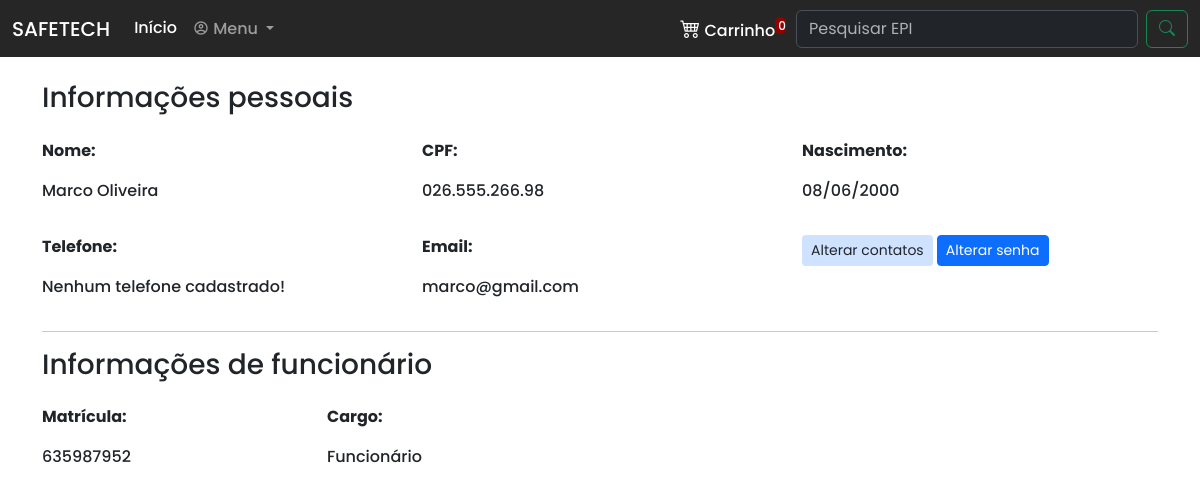
The app's page /perfil.php (signed in), older data.
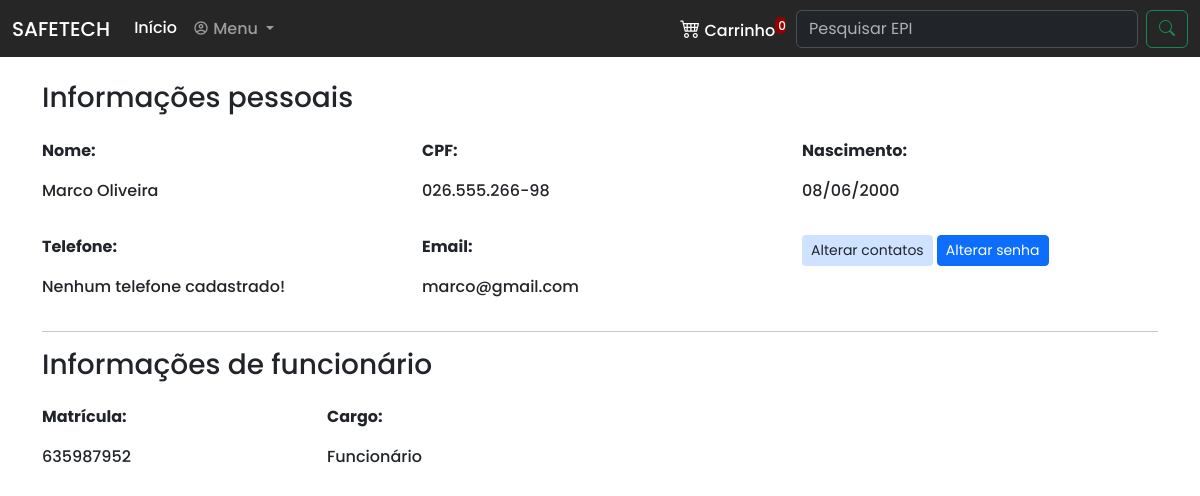
The same page, newer data.
### tables this page shows
CREATE TABLE `usuario` (
  `idusuario` int(10) unsigned NOT NULL AUTO_INCREMENT,
  `nomeUsuario` varchar(75) DEFAULT NULL,
  `sobrenome` varchar(120) DEFAULT NULL,
  `cpf` varchar(15) DEFAULT NULL,
  `nascimento` date DEFAULT NULL,
  `matricula` varchar(30) DEFAULT NULL,
  `cargo` varchar(50) DEFAULT NULL,
  `email` varchar(140) DEFAULT NULL,
  `senha` varchar(245) DEFAULT NULL,
  `cadastro` datetime DEFAULT NULL,
  `alteracao` timestamp NOT NULL DEFAULT current_timestamp() ON UPDATE current_timestamp(),
  `ativo` char(1) DEFAULT 'A',
  PRIMARY KEY (`idusuario`),
  UNIQUE KEY `idusuario` (`idusuario`)
);

### func/funcoes.php (called while the page is built, shortened)
<?php
function listarTabelaLeftJoinExpecifica($campos, $tabela1, $tabela2, $id1, $id2, $campoExpecifico, $valorCampo)
{
    $conn = conectar();
    try {
        $conn->beginTransaction();
        $sqlLista = $conn->prepare("SELECT $campos FROM $tabela1 a LEFT JOIN $tabela2 b ON a.$id1 = b.$id2 WHERE $campoExpecifico = ?");
        $sqlLista->bindValue(1, $valorCampo, PDO::PARAM_STR);
        $sqlLista->execute();
        $conn->commit();
        if ($sqlLista->rowCount() > 0) {
            return $sqlLista->fetchAll(PDO::FETCH_OBJ);
        }
        return $sqlLista;
    } catch (PDOException $e) {
        echo 'Exception -> ';
        return ($e->getMessage());
        $conn->rollback();
    }
}

### perfil.php (the view, shortened to what this page needs)
<?php
include_once('./func/funcoes.php');
?>
<!doctype html>
<html lang="pt-br">
<head>
    <link href="https://cdn.jsdelivr.net/npm/bootstrap@5.3.3/dist/css/bootstrap.min.css" rel="stylesheet"
>
    <link rel="stylesheet" type="text/css"
          href="https://cdnjs.cloudflare.com/ajax/libs/MaterialDesign-Webfont/7.0.96/css/materialdesignicons.min.css">
    <link rel="stylesheet" href="https://cdn.jsdelivr.net/npm/bootstrap-icons@1.11.3/font/bootstrap-icons.min.css">
    <link rel="stylesheet" type="text/css" href="https://cdn.jsdelivr.net/npm/toastify-js/src/toastify.min.css">
    <link rel="stylesheet" href="./css/style.css">
</head>
<body>
<?php include_once('navbar.php') ?>
<div class="container">
    <h3 class="mt-4">Informações pessoais</h3>
    <?php
    $tabelaFuncionario = listarTabelaLeftJoinExpecifica('*', 'usuario', 'telefone', 'idusuario', 'idusuario', 'a.idusuario', "$idFuncionario");
    if ($tabelaFuncionario !== 'Vazio') {
        foreach ($tabelaFuncionario as $item) {
            $nome = $item->nomeUsuario;
            $sobrenome = $item->sobrenome;
            $cpf = $item->cpf;
            $nascimento = $item->nascimento;
            $email = $item->email;
            $telefone = $item->numero;
            $matricula = $item->matricula;
            $cargo = $item->cargo;
            if ($telefone == '') {
                $telefone = 'Nenhum telefone cadastrado!';
            }
            if ($cargo == 'funcionario') {
                $cargo = 'Funcionário';
            } else if ($cargo == 'adm') {
                $cargo = 'Administrador';
            } else if ($cargo == 'rh') {
                $cargo = 'Recursos Humanos';
            }
            $dataNascimento = implode("/", array_reverse(explode("-", $nascimento)));
            ?>
            <div class="row">
                <div class="col-lg-4 col-md-4 col-6 mt-3">
                    <p><b>Nome:</b></p>
                    <p><?php echo $nome . ' ' . $sobrenome ?></p>
                </div>
                <div class="col-lg-4 col-md-4 col-6 mt-3">
                    <p><b>CPF:</b></p>
                    <p><?php echo $cpf ?></p>
                </div>
                <div class="col-lg-4 col-md-6 col-6 mt-3">
                    <p><b>Nascimento:</b></p>
                    <p><?php echo $dataNascimento ?></p>
                </div>
                <div class="col-lg-4 col-md-4 col-6 mt-3">
                    <p><b>Telefone:</b></p>
                    <p><?php echo $telefone ?></p>
                </div>
                <div class="col-lg-4 col-md-6 col-12 mt-3">
                    <p><b>Email:</b></p>
                    <p><?php echo $email ?></p>
                </div>
                <div class="col-lg-4 col-md-6 col-12 mt-3">
                    <button class="btn btn-sm bg-primary-subtle"
                            onclick="abrirModalAlterarDados('mdlAlterarDados','A','btnAlterarDados','editDados','frmAlterarDados')">
                        Alterar contatos
                    </button>
                    <button class="btn btn-sm btn-primary" data-bs-toggle="modal"
                            onclick="abrirModalAlterarSenha('mdlAlterarSenha','A','btnAlterarSenha','editSenha','frmAlterarSenha')">
                        Alterar senha
                    </button>
                </div>
            </div>
            <hr>
            <h3 class="mt-3">Informações de funcionário</h3>
            <div class="row">
                <div class="col-lg-3 col-md-6 col-12 mt-3">
                    <p><b>Matrícula:</b></p>
                    <p><?php echo $matricula ?></p>
                </div>
                <div class="col-lg-3 col-md-6 col-12 mt-3">
                    <p><b>Cargo:</b></p>
                    <p><?php echo $cargo ?></p>
                </div>
            </div>
            <?php
        }
    } else {
        echo 'erro';
    }
    ?>
</div>
</body>
</html>

Row changes from the older to the newer data that the page shows:
changed usuario "Marco": cpf "026.555.266.98" → "026.555.266-98"
